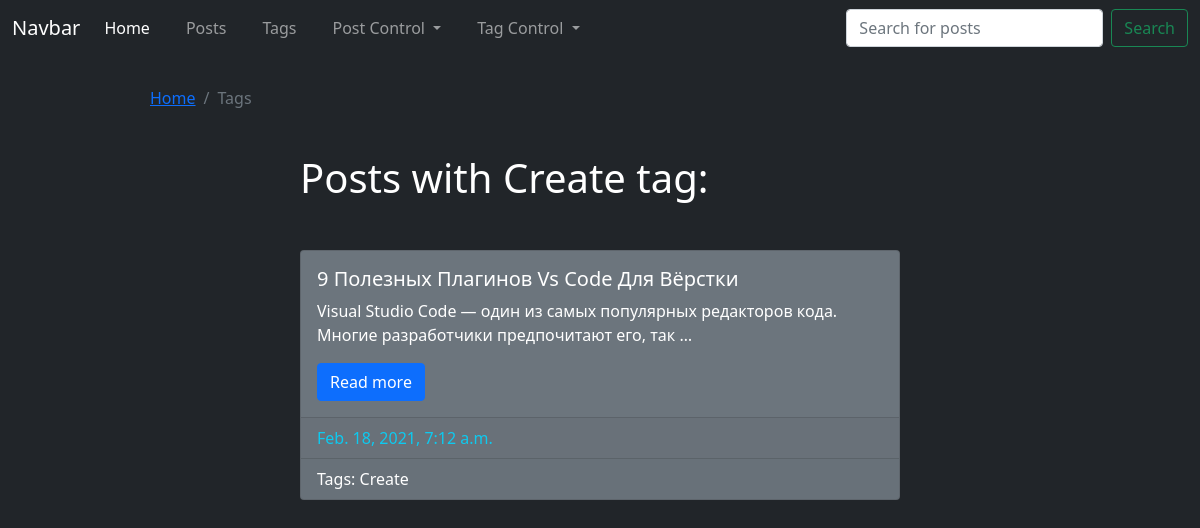
/home/tags/tag-create, run on the app's committed database.
### core/models.py (models this page shows, shortened)
class Tag(models.Model):
  title = models.CharField(max_length=50, blank=False, unique=True)
  slug = models.SlugField(max_length=50, blank=True, unique=True)
  def get_absolute_url(self):
    return reverse('display_associated_posts', kwargs={'slug': self.slug})
  def __str__(self):
    return self.title

class Post(models.Model):
  title = models.CharField(max_length=100, db_index=True, blank=False)
  slug = models.SlugField(max_length=100, unique=True, blank=True)
  text = models.TextField(blank=False)
  creation_date = models.DateTimeField(auto_now_add=True, blank=False)
  tags = models.ManyToManyField('Tag',  related_name='posts', blank=True)
  def get_tags_count(self):
    return self.tags.all().count()
  def get_absolute_url(self):
    return reverse('display_post_details', kwargs={'slug': self.slug})

### core/views.py (the view)
# urls.py: path('home/tags/<str:slug>', display_associated_posts, name='display_associated_posts'),
def display_associated_posts(request, slug):
  tag = Tag.objects.get(slug__iexact=slug)
  context = {
    'tag_title': tag.title,
    'associated_posts': tag.posts.all(),
    'path': get_path(request),
    'search_placeholder': 'Search for posts',
  }
  return render(request, 'core/display_associated_posts.html', context=context)

### core/views.py (called while the page is built)
def get_path(request):
  urls = [i for i in request.path.split('/') if i != '']
  path = [i.title() for i in urls if i != '']
  links = []
  temp_path = '/'
  for url_part in urls:
    temp_path += url_part + '/'
    try:
      links.append(resolve(temp_path).view_name)
    except Resolver404:
      pass
  return zip(path, links)

### core/templates/core/display_associated_posts.html
{% extends 'core/core_base.html' %}
{% block main_content %}
  {% include 'includes/breadcrump.html' with links=path %}
  <div class="postsContainer" style="width: 50%; margin: auto; padding-top: 50px">
    <h1 class="h1 mt-5 mb-5">Posts with {{ tag_title }} tag:</h1>
    {% for associated_post in associated_posts %}
      {% include 'includes/post_card.html' with post=associated_post %}
    {% endfor %}
  </div>
{% endblock %}

### core/templates/includes/post_card.html
<div class="card text-white bg-secondary ml-5 mb-5">
  <div class="card-body">
    <h5 class="card-title">{{ post.title }}</h5>
    <p class="card-text">{{ post.text | truncatewords:15 }}</p>
    <a href="{{ post.get_absolute_url }}" class="btn btn-primary">Read more</a>
  </div>
  <div class="card-footer text-info"> {{ post.creation_date }} </div>
  {% if post.get_tags_count %}
    <div class="card-footer">
      <div class="postTagsLinks">
        Tags:
        {% for tag in post.tags.all %}
          <a href="{{ tag.get_absolute_url }}">{{ tag }}</a>
        {% endfor %}
      </div>
    </div>
  {% endif %}
</div>

### static/styles/base.css (style rules this page uses)
.postTagsLinks a { color: white; text-decoration: none; }

### data on the page
Tag: title "Create"
Post: title "9 Полезных Плагинов Vs Code Для Вёрстки", text "Visual Studio Code — один из самых популярных редакторов кода. Многие разработчики предпочитают его, так …", creation_date "Feb. 18, 2021, 7:12 a.m."

### other printed values
{{ path }} "Home"
{{ path }} "Tags"
